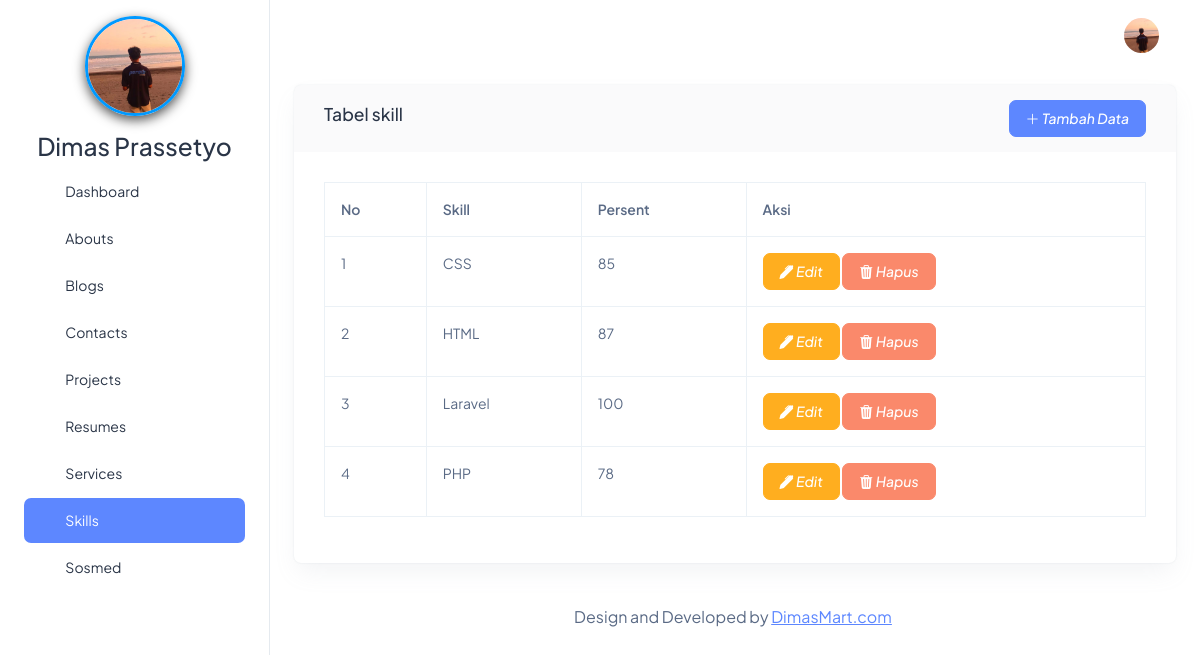
/beckend/pages/skill/index.php, run on the app's committed database.
### tables this page shows
CREATE TABLE `abouts` (
  `id` bigint NOT NULL,
  `name` varchar(255) NOT NULL,
  `born` date NOT NULL,
  `address` text NOT NULL,
  `zip_code` int NOT NULL,
  `email` varchar(255) NOT NULL,
  `phone` varchar(255) NOT NULL,
  `total_project` int NOT NULL,
  `work` varchar(255) NOT NULL,
  `image` text NOT NULL,
  `description` text NOT NULL
);

CREATE TABLE `skills` (
  `id` bigint NOT NULL,
  `skill` varchar(255) NOT NULL,
  `percent` int NOT NULL
);

### beckend/pages/skill/index.php (the view)
<?php
    include '../../partials/header.php';
    include '../../partials/sidebar.php';
    include '../../partials/navbar.php';
    $qSkills = "SELECT * FROM skills";
    $result = mysqli_query($connect, $qSkills) or die(mysqli_error($connect));
?>
   <div class="row">
    <div class="col-12">
        <div class="card">
            <div class="card-header d-flex align-items-center justify-content-between">
                <h5>Tabel skill</h5>
                <a href="./create.php" class="btn btn-primary"><i class="bi bi-plus-lg"> Tambah Data</i></a>
            </div>
            <div class="card-body">
                <div class="tabel-responsive">
                    <table class="table table-bordered">
                        <thead>
                            <tr>
                                <th>No</th>
                                <th>Skill</th>
                                <th>Persent</th>
                                <th>Aksi</th>
                            </tr>
                        </thead>
                        <tbody>
                            <?php
                                $no = 1;
                                while($item =$result->fetch_object()):
                            ?>
                            <tr class="text-capitalize">
                                 <td><?= $no?></td>
                                 <td><?=$item->skill?></td>
                                 <td><?=$item->percent?></td>
                                 <td>
                                    <a href="./edit.php?id=<?= $item->id?>" class="btn btn-warning"><i class="bi bi-pen-fill"> Edit</i></a>
                                    <a href="../../action/skill/destroy.php?id=<?= $item->id?>" class="btn btn-danger"
                                    onclick="return confirm('Apakah Anda Yakin')"><i class="bi bi-trash3-fill"> Hapus</i></a>
                                 </td>
                            </tr>
                            <?php
                                $no++;
                                endwhile;
                            ?>
                        </tbody>
                    </table>
                </div>
            </div>
        </div>
    </div>
   </div>
   <?php
    include '../../partials/footer.php';
    include '../../partials/script.php';
    ?>

### beckend/partials/sidebar.php (shortened to what this page needs)
<?php
$qAbouts = "SELECT * FROM abouts";
$result = mysqli_query($connect, $qAbouts) or die(mysqli_error($connect));
$item = $result->fetch_object();
?>
<body>
  <div class="page-wrapper" id="main-wrapper" data-layout="vertical" data-navbarbg="skin6" data-sidebartype="full"
    data-sidebar-position="fixed" data-header-position="fixed">
    <aside class="left-sidebar">
      <div>
        <div>
          <div class="brand-logo">
            <div class="w-100 d-flex flex-column align-items-center justify-content-center" style="padding:16px 0;">
              <a href="#" class="text-nowrap logo-img">
                <img src="../../../storages/about/<?= $item->image ?>" alt="Gambar" width="100" height="100" alt="" style="border-radius:50%; object-fit:cover; box-shadow:0 4px 12px rgba(0,0,0,0.69); border:3px solid #0099ff; display:block; margin:auto;">
              </a>
            </div>
            <div class="h3 text-center">
              <?= $item->name ?>
            </div>
          </div>
          <nav class="sidebar-nav scroll-sidebar" data-simplebar="">
            <ul id="sidebarnav">
              <li class="sidebar-item">
                <a class="sidebar-link" href="../dashboard/index.php" aria-expanded="false">
                  <span>
                    <i class="ti ti-layout-dashboard"></i>
                  </span>
                  <span class="hide-menu">Dashboard</span>
                </a>
              </li>
              <li class="sidebar-item">
                <a class="sidebar-link" href="../about/index.php" aria-expanded="false">
                  <span>
                    <i class="ti ti-info-square"></i>
                  </span>
                  <span class="hide-menu">Abouts</span>
                </a>
              </li>
              <li class="sidebar-item">
                <a class="sidebar-link" href="../blog/index.php" aria-expanded="false">
                  <span>
                    <i class="ti ti-pencil"></i>
                  </span>
                  <span class="hide-menu">Blogs</span>
                </a>
              </li>
              <li class="sidebar-item">
                <a class="sidebar-link" href="../contact/index.php" aria-expanded="false">
                  <span>
                    <i class="ti ti-phone"></i>
                  </span>
                  <span class="hide-menu">Contacts</span>
                </a>
              </li>
              <li class="sidebar-item">
                <a class="sidebar-link" href="../project/index.php" aria-expanded="false">
                  <span>
                    <i class="ti ti-apps"></i>
                  </span>
                  <span class="hide-menu">Projects</span>
                </a>
              </li>
              <li class="sidebar-item">
                <a class="sidebar-link" href="../resume/index.php" aria-expanded="false">
                  <span>
                    <i class="ti ti-file-text"></i>
                  </span>
                  <span class="hide-menu">Resumes</span>
                </a>
              </li>
              <li class="sidebar-item">
                <a class="sidebar-link" href="../service/index.php" aria-expanded="false">
                  <span>
                    <i class="ti ti-server"></i>
                  </span>
                  <span class="hide-menu">Services</span>
                </a>
              </li>
              <li class="sidebar-item">
                <a class="sidebar-link" href="../skill/index.php" aria-expanded="false">
                  <span>
                    <i class="ti ti-tools"></i>
                  </span>
                  <span class="hide-menu">Skills</span>
                </a>
              </li>
              <li class="sidebar-item">
                <a class="sidebar-link" href="../socmed/index.php" aria-expanded="false">
                  <span>
                    <i class="ti ti-brand-instagram"></i>
                  </span>
                  <span class="hide-menu">Sosmed</span>
                </a>
              </li>
            </ul>
          </nav>
        </div>
    </aside>

### beckend/partials/navbar.php (shortened to what this page needs)
<?php
$qAbouts = "SELECT * FROM abouts";
$result = mysqli_query($connect, $qAbouts) or die(mysqli_error($connect));
$item = $result->fetch_object();
?>
    <div class="body-wrapper">
      <header class="app-header">
        <nav class="navbar navbar-expand-lg navbar-light">
          <div class="navbar-collapse justify-content-end px-0" id="navbarNav">
            <ul class="navbar-nav flex-row ms-auto align-items-center justify-content-end">
              <li class="nav-item dropdown">
                <a class="nav-link nav-icon-hover" href="javascript:void(0)" id="drop2" data-bs-toggle="dropdown"
                  aria-expanded="false">
                  <img src="../../../storages/about/<?= $item->image ?>" alt="" width="35" height="35" class="rounded-circle">
                </a>
              </li>
            </ul>
          </div>
        </nav>
      </header>
      <div class="container-fluid">

### data on the page
abouts: image (picture), name "Dimas Prassetyo"
skills: skill "CSS", percent "85"
skills: skill "HTML", percent "87"
skills: skill "Laravel", percent "100"
skills: skill "PHP", percent "78"
